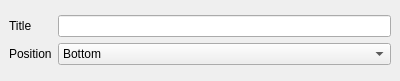
<ui version="4.0" >
 <class>KDChartAxisPropertiesWidget</class>
 <widget class="QWidget" name="KDChartAxisPropertiesWidget" >
  <property name="geometry" >
   <rect>
    <x>0</x>
    <y>0</y>
    <width>400</width>
    <height>81</height>
   </rect>
  </property>
  <layout class="QGridLayout" >
   <property name="margin" >
    <number>9</number>
   </property>
   <property name="spacing" >
    <number>6</number>
   </property>
   <item row="0" column="0" >
    <layout class="QHBoxLayout" >
     <property name="margin" >
      <number>0</number>
     </property>
     <property name="spacing" >
      <number>6</number>
     </property>
     <item>
      <layout class="QVBoxLayout" >
       <property name="margin" >
        <number>0</number>
       </property>
       <property name="spacing" >
        <number>6</number>
       </property>
       <item>
        <widget class="QLabel" name="titleLB" >
         <property name="text" >
          <string>Title</string>
         </property>
        </widget>
       </item>
       <item>
        <widget class="QLabel" name="positionLB" >
         <property name="text" >
          <string>Position</string>
         </property>
        </widget>
       </item>
      </layout>
     </item>
     <item>
      <layout class="QVBoxLayout" >
       <property name="margin" >
        <number>0</number>
       </property>
       <property name="spacing" >
        <number>6</number>
       </property>
       <item>
        <widget class="QLineEdit" name="titleED" >
         <property name="text" >
          <string/>
         </property>
        </widget>
       </item>
       <item>
        <widget class="QComboBox" name="mPositionCombo" >
         <item>
          <property name="text" >
           <string>Bottom</string>
          </property>
         </item>
         <item>
          <property name="text" >
           <string>Top</string>
          </property>
         </item>
         <item>
          <property name="text" >
           <string>Right</string>
          </property>
         </item>
         <item>
          <property name="text" >
           <string>Left</string>
          </property>
         </item>
        </widget>
       </item>
      </layout>
     </item>
    </layout>
   </item>
  </layout>
 </widget>
 <resources/>
 <connections/>
</ui>
